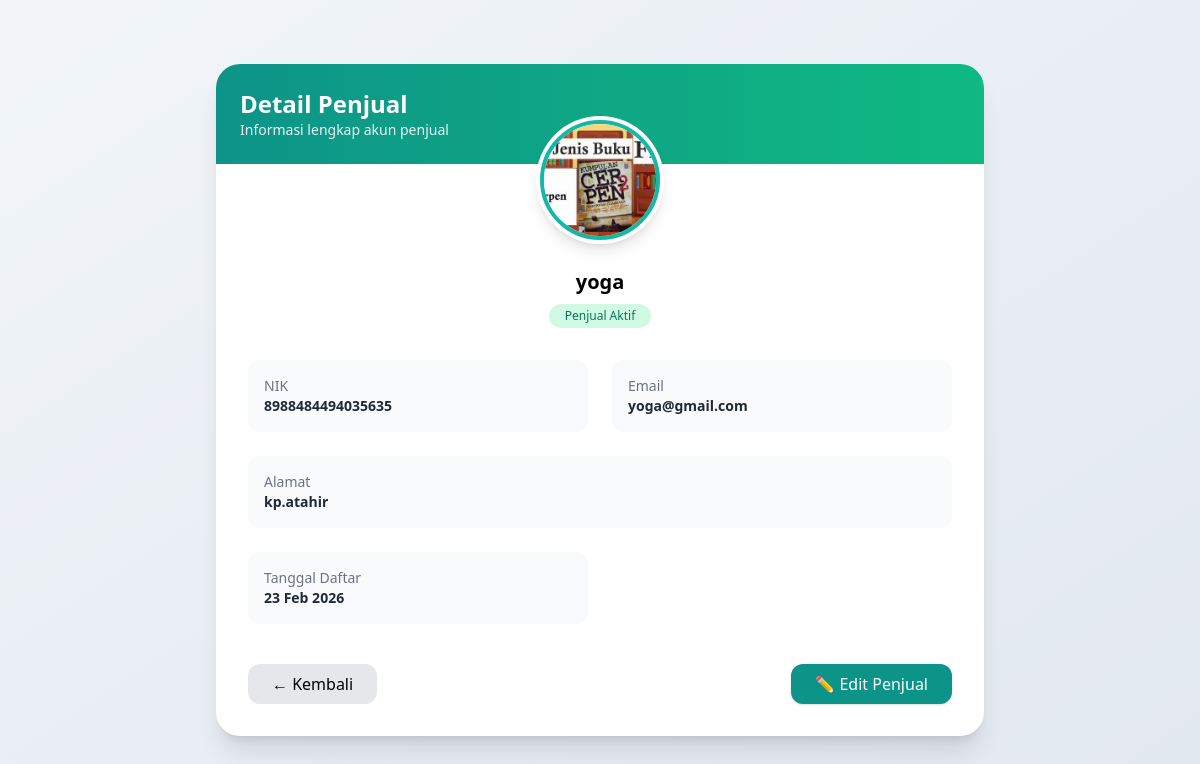
The app's page /penjual/detail_penjual.php?id=63 with its own data.
### tables this page shows
CREATE TABLE `users` (
  `id` int NOT NULL,
  `role_id` int NOT NULL,
  `nik` char(16) NOT NULL,
  `nama` varchar(100) NOT NULL,
  `email` varchar(100) NOT NULL,
  `password` varchar(255) NOT NULL,
  `created_at` timestamp NOT NULL DEFAULT CURRENT_TIMESTAMP,
  `alamat` text,
  `foto` varchar(255) DEFAULT NULL,
  `reset_token` varchar(255) DEFAULT NULL,
  `reset_expired` datetime DEFAULT NULL,
  `status_login` enum('online','offline') DEFAULT 'offline',
  `is_active` tinyint(1) DEFAULT '1'
);

### penjual/detail_penjual.php (the view, shortened to what this page needs)
<?php
include '../config/koneksi.php';
$id = $_GET['id'] ?? null;
$query = mysqli_query($conn, "
    SELECT *
    FROM users
    WHERE id = '$id'
");
$data = mysqli_fetch_assoc($query);
$ada_foto = false;
$path_url = '';
if (!empty($data['foto'])) {
    $path_server = $_SERVER['DOCUMENT_ROOT'] . '/toko_online/' . $data['foto'];
    $path_url    = '/toko_online/' . $data['foto'];
    if (file_exists($path_server)) {
        $ada_foto = true;
    }
}
?>
<!DOCTYPE html>
<html lang="id">
<head>
    <script src="https://cdn.tailwindcss.com"></script>
</head>
<body class="min-h-screen bg-gradient-to-br from-slate-100 to-slate-200 flex items-center justify-center">
<div class="w-full max-w-3xl bg-white rounded-3xl shadow-xl overflow-hidden">
    <div class="bg-gradient-to-r from-teal-600 to-emerald-500 p-6 text-white">
        <h2 class="text-2xl font-bold">Detail Penjual</h2>
        <p class="text-sm opacity-90">Informasi lengkap akun penjual</p>
    </div>
    <div class="p-8">
        <div class="flex justify-center -mt-20 mb-6">
            <div class="w-32 h-32 rounded-full bg-white p-1 shadow-lg">
                <div class="w-full h-full rounded-full overflow-hidden border-4 border-teal-500">
                    <?php if ($ada_foto): ?>
                        <img src="<?= $path_url ?>" class="w-full h-full object-cover">
                    <?php endif; ?>
                </div>
            </div>
        </div>
        <div class="text-center mb-8">
            <h3 class="text-xl font-semibold"><?= $data['nama'] ?></h3>
            <span class="inline-block mt-2 px-4 py-1 rounded-full text-xs bg-emerald-100 text-emerald-700">
                Penjual Aktif
            </span>
        </div>
        <div class="grid grid-cols-1 md:grid-cols-2 gap-6 text-sm">
            <div class="bg-gray-50 rounded-xl p-4">
                <p class="text-gray-500">NIK</p>
                <p class="font-semibold text-gray-800"><?= $data['nik'] ?></p>
            </div>
            <div class="bg-gray-50 rounded-xl p-4">
                <p class="text-gray-500">Email</p>
                <p class="font-semibold text-gray-800"><?= $data['email'] ?></p>
            </div>
            <div class="bg-gray-50 rounded-xl p-4 md:col-span-2">
                <p class="text-gray-500">Alamat</p>
                <p class="font-semibold text-gray-800">
                    <?= $data['alamat'] ?: '-' ?>
                </p>
            </div>
            <div class="bg-gray-50 rounded-xl p-4">
                <p class="text-gray-500">Tanggal Daftar</p>
                <p class="font-semibold text-gray-800">
                    <?= date('d M Y', strtotime($data['created_at'])) ?>
                </p>
            </div>
        </div>
        <div class="flex justify-between mt-10">
            <a href="admin.php"
               class="px-6 py-2 rounded-xl bg-gray-200 hover:bg-gray-300 transition">
                ← Kembali
            </a>
            <a href="edit_penjual.php?id=<?= $data['id'] ?>"
               class="px-6 py-2 rounded-xl bg-teal-600 text-white hover:bg-teal-700 transition shadow">
                ✏️ Edit Penjual
            </a>
        </div>
    </div>
</div>
</body>
</html>

### records on screen
users: foto (picture), nama "yoga", nik "8988484494035635", email "yoga@gmail.com", alamat "kp.atahir", created_at "23 Feb 2026"
